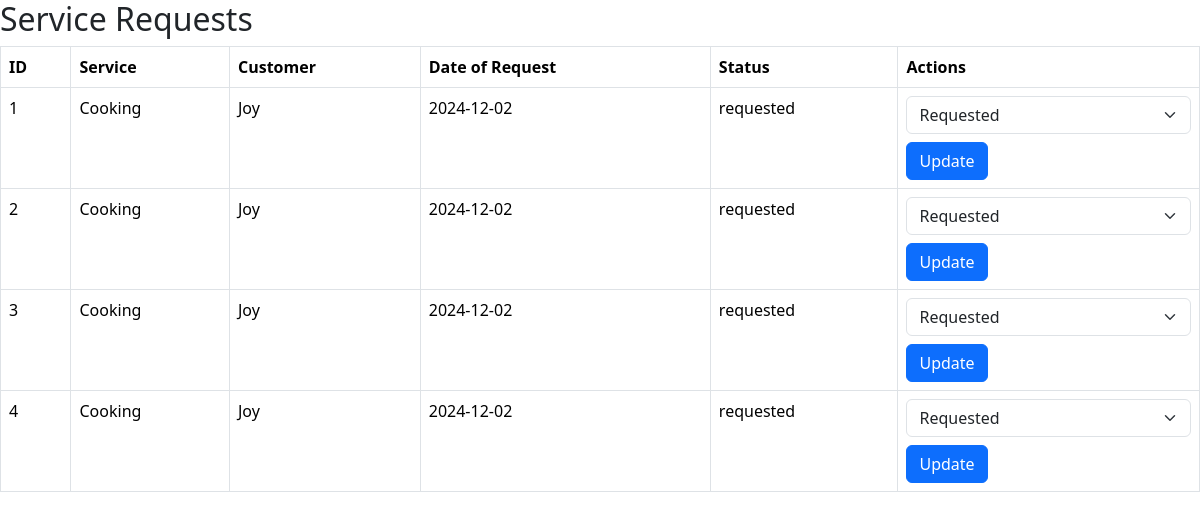
Screenshot of /pview (signed in) with the database file from the repository.
### dbmodel.py (models this page shows)
class ServiceRequest(db.Model):
    id = db.Column(db.Integer, primary_key=True, nullable=False, autoincrement = True)
    service_id = db.Column(db.Integer, db.ForeignKey('service.name'), nullable=False)
    customer_id = db.Column(db.Integer, db.ForeignKey('customer.cname'), nullable=False)
    partner_id = db.Column(db.Integer, db.ForeignKey('partner.name'), nullable=True)
    date_of_request = db.Column(db.DateTime, nullable=False)
    date_of_completion = db.Column(db.DateTime, nullable=True)
    service_status = db.Column(db.Enum('requested', 'assigned', 'closed'), default='requested', nullable=False)
    remarks = db.Column(db.String(2000), nullable=True)
    service = db.relationship('Service', backref='service_requests')
    customer = db.relationship('Customer', backref='service_requests')
    professional = db.relationship('Partner', backref='service_requests')

class Service(db.Model):
    name = db.Column(db.String(50),primary_key=True, nullable=False)
    price = db.Column(db.Float, nullable=False, default=1000.0)
    desc = db.Column(db.String(2000), nullable=False)
    part= db.relationship('Partner', backref ="cat", cascade='all, delete-orphan')

class Customer(db.Model):
    cname = db.Column(db.String(25), primary_key=True, nullable=False)
    password = db.Column(db.String(40), nullable=False)

### app.py (the view, shortened to what this page needs)
@app.route("/pview", methods=['GET', 'POST'])
def pview():
    if 'partner' not in session:
        return redirect('/plogin')
    partner_name = session['partner']
    partner_requests = ServiceRequest.query.filter_by(partner_id=partner_name).all()
    return render_template('/pview.html', requests=partner_requests)

### templates/pview.html (shortened to what this page needs)
{% extends "base.html" %}
{% block content %}
<h2>Service Requests</h2>
{% if requests %}
<table class="table table-bordered">
    <thead>
        <tr>
            <th>ID</th>
            <th>Service</th>
            <th>Customer</th>
            <th>Date of Request</th>
            <th>Status</th>
            <th>Actions</th>
        </tr>
    </thead>
    <tbody>
        {% for request in requests %}
        <tr>
            <td>{{ request.id }}</td>
            <td>{{ request.service.name }}</td>
            <td>{{ request.customer.cname }}</td>
            <td>{{ request.date_of_request.strftime('%Y-%m-%d') }}</td>
            <td>{{ request.service_status }}</td>
            <td>
                <form method="post" action="/pview">
                    <select name="status" class="form-select">
                        <option value="requested" {% if request.service_status == 'requested' %}selected{% endif %}>Requested</option>
                    </select>
                    <button type="submit" class="btn btn-primary mt-2">Update</button>
                </form>
            </td>
        </tr>
        {% endfor %}
    </tbody>
</table>
{% else %}
<p>No service requests found.</p>
{% endif %}
{% endblock %}

### templates/base.html (shortened to what this page needs)
<!doctype html>
<html lang="en">
  <head>
    <link href="https://cdn.jsdelivr.net/npm/bootstrap@5.3.3/dist/css/bootstrap.min.css" rel="stylesheet">
  </head>
  <body>
    {% block content %}
    {% endblock %}
  </body>
</html>

### rows the page displays
ServiceRequest: id "1", service.name "Cooking", customer.cname "Joy", date_of_request "2024-12-02", service_status "requested", status "Requested"
ServiceRequest: id "2", service.name "Cooking", customer.cname "Joy", date_of_request "2024-12-02", service_status "requested", status "Requested"
ServiceRequest: id "3", service.name "Cooking", customer.cname "Joy", date_of_request "2024-12-02", service_status "requested", status "Requested"
ServiceRequest: id "4", service.name "Cooking", customer.cname "Joy", date_of_request "2024-12-02", service_status "requested", status "Requested"
